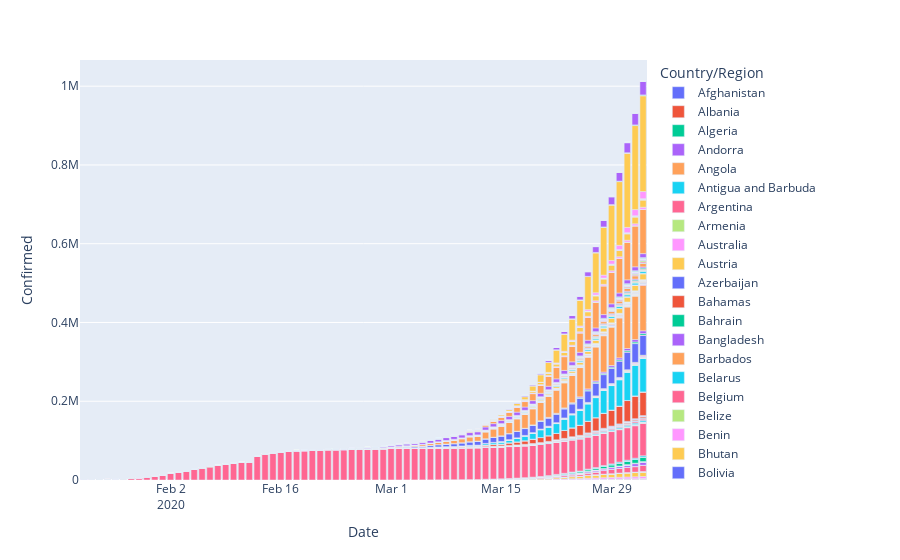

Notebook cell for this chart:
### Code cell
# confirmed cases wrt time group by country
data = df.groupby(['Country/Region' , 'Date'])['Deaths' , 'Confirmed'].sum().reset_index()
data
fig = px.bar(data_frame=data , x = 'Date' , y = 'Confirmed' ,color = 'Country/Region' )
fig.show()
